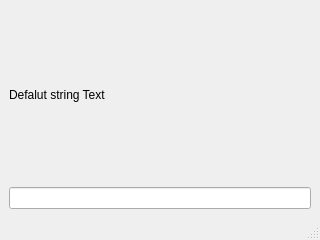
<?xml version="1.0" encoding="UTF-8"?>
<ui version="4.0">
 <class>MainWindow</class>
 <widget class="QMainWindow" name="MainWindow">
  <property name="geometry">
   <rect>
    <x>0</x>
    <y>0</y>
    <width>320</width>
    <height>240</height>
   </rect>
  </property>
  <property name="windowTitle">
   <string>MainWindow</string>
  </property>
  <widget class="QWidget" name="centralwidget">
   <layout class="QVBoxLayout" name="verticalLayout">
    <item>
     <widget class="QLabel" name="label">
      <property name="layoutDirection">
       <enum>Qt::LayoutDirection::RightToLeft</enum>
      </property>
      <property name="text">
       <string>Defalut string Text</string>
      </property>
     </widget>
    </item>
    <item>
     <widget class="QLineEdit" name="lineEdit"/>
    </item>
   </layout>
  </widget>
  <widget class="QMenuBar" name="menubar">
   <property name="geometry">
    <rect>
     <x>0</x>
     <y>0</y>
     <width>320</width>
     <height>37</height>
    </rect>
   </property>
  </widget>
  <widget class="QStatusBar" name="statusbar"/>
 </widget>
 <resources/>
 <connections>
  <connection>
   <sender>lineEdit</sender>
   <signal>returnPressed()</signal>
   <receiver>label</receiver>
   <slot>clear()</slot>
   <hints>
    <hint type="sourcelabel">
     <x>159</x>
     <y>190</y>
    </hint>
    <hint type="destinationlabel">
     <x>159</x>
     <y>110</y>
    </hint>
   </hints>
  </connection>
 </connections>
</ui>
